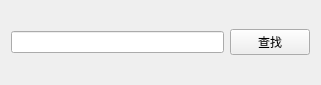
<?xml version="1.0" encoding="UTF-8"?>
<ui version="4.0">
 <class>SearchWindow</class>
 <widget class="QWidget" name="SearchWindow">
  <property name="geometry">
   <rect>
    <x>0</x>
    <y>0</y>
    <width>321</width>
    <height>85</height>
   </rect>
  </property>
  <property name="windowTitle">
   <string>SearchWindow</string>
  </property>
  <layout class="QHBoxLayout" name="horizontalLayout">
   <item>
    <widget class="QLineEdit" name="m_text"/>
   </item>
   <item>
    <widget class="QPushButton" name="m_btnSearch">
     <property name="text">
      <string>查找</string>
     </property>
    </widget>
   </item>
  </layout>
 </widget>
 <layoutdefault spacing="6" margin="11"/>
 <resources/>
 <connections/>
</ui>
